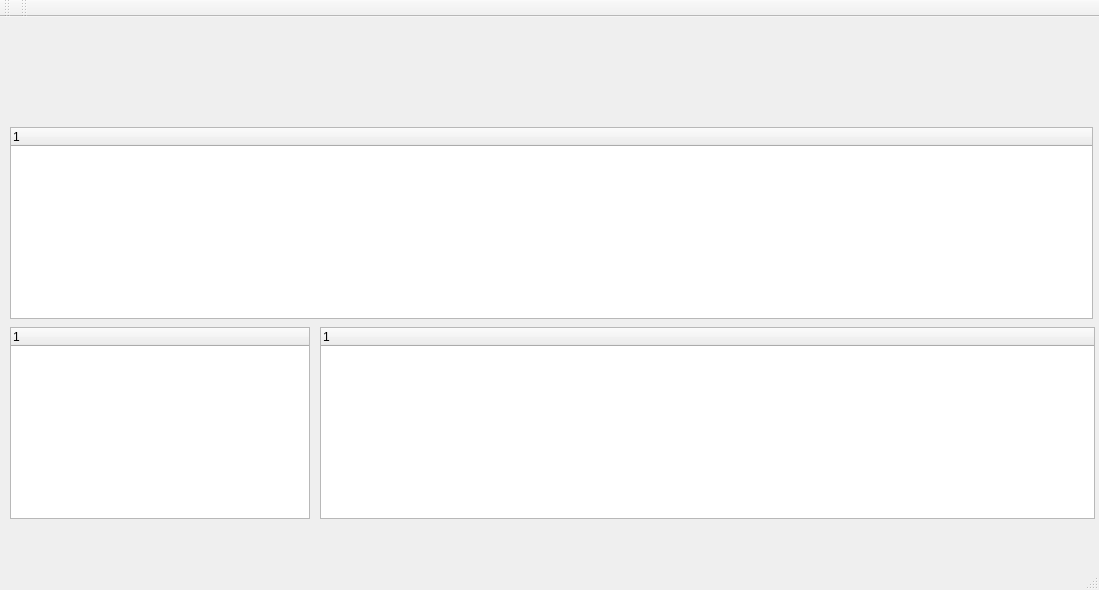
<?xml version="1.0" encoding="UTF-8"?>
<ui version="4.0">
 <class>Qtdcm_fiel_search</class>
 <widget class="QMainWindow" name="Qtdcm_fiel_search">
  <property name="geometry">
   <rect>
    <x>0</x>
    <y>0</y>
    <width>1099</width>
    <height>590</height>
   </rect>
  </property>
  <property name="windowTitle">
   <string>Qtdcm_fiel_search</string>
  </property>
  <widget class="QWidget" name="centralWidget">
   <widget class="QTreeWidget" name="treeWidgetPatients">
    <property name="geometry">
     <rect>
      <x>10</x>
      <y>110</y>
      <width>1083</width>
      <height>192</height>
     </rect>
    </property>
    <property name="maximumSize">
     <size>
      <width>16777215</width>
      <height>250</height>
     </size>
    </property>
    <property name="alternatingRowColors">
     <bool>true</bool>
    </property>
    <property name="rootIsDecorated">
     <bool>false</bool>
    </property>
    <property name="animated">
     <bool>true</bool>
    </property>
    <property name="expandsOnDoubleClick">
     <bool>false</bool>
    </property>
    <column>
     <property name="text">
      <string notr="true">1</string>
     </property>
     <property name="icon">
      <iconset resource="../resources/qtdcm.qrc">
       <normaloff>:/Images/users.svg</normaloff>:/Images/users.svg</iconset>
     </property>
    </column>
   </widget>
   <widget class="QTreeWidget" name="treeWidgetStudies">
    <property name="geometry">
     <rect>
      <x>10</x>
      <y>310</y>
      <width>300</width>
      <height>192</height>
     </rect>
    </property>
    <property name="maximumSize">
     <size>
      <width>300</width>
      <height>16777215</height>
     </size>
    </property>
    <property name="alternatingRowColors">
     <bool>true</bool>
    </property>
    <property name="rootIsDecorated">
     <bool>false</bool>
    </property>
    <property name="animated">
     <bool>true</bool>
    </property>
    <column>
     <property name="text">
      <string notr="true">1</string>
     </property>
     <property name="icon">
      <iconset resource="../resources/qtdcm.qrc">
       <normaloff>:/Images/folder.svg</normaloff>:/Images/folder.svg</iconset>
     </property>
    </column>
   </widget>
   <widget class="QTreeWidget" name="treeWidgetSeries">
    <property name="geometry">
     <rect>
      <x>320</x>
      <y>310</y>
      <width>775</width>
      <height>192</height>
     </rect>
    </property>
    <property name="alternatingRowColors">
     <bool>true</bool>
    </property>
    <property name="animated">
     <bool>true</bool>
    </property>
    <column>
     <property name="text">
      <string notr="true">1</string>
     </property>
     <property name="icon">
      <iconset resource="../resources/qtdcm.qrc">
       <normaloff>:/Images/paradigm.svg</normaloff>:/Images/paradigm.svg</iconset>
     </property>
    </column>
   </widget>
  </widget>
  <widget class="QMenuBar" name="menuBar">
   <property name="geometry">
    <rect>
     <x>0</x>
     <y>0</y>
     <width>1099</width>
     <height>25</height>
    </rect>
   </property>
  </widget>
  <widget class="QToolBar" name="mainToolBar">
   <attribute name="toolBarArea">
    <enum>TopToolBarArea</enum>
   </attribute>
   <attribute name="toolBarBreak">
    <bool>false</bool>
   </attribute>
  </widget>
  <widget class="QStatusBar" name="statusBar"/>
  <widget class="QToolBar" name="toolBar">
   <property name="windowTitle">
    <string>toolBar</string>
   </property>
   <attribute name="toolBarArea">
    <enum>TopToolBarArea</enum>
   </attribute>
   <attribute name="toolBarBreak">
    <bool>false</bool>
   </attribute>
  </widget>
 </widget>
 <layoutdefault spacing="6" margin="11"/>
 <resources>
  <include location="../resources/qtdcm.qrc"/>
 </resources>
 <connections/>
</ui>
